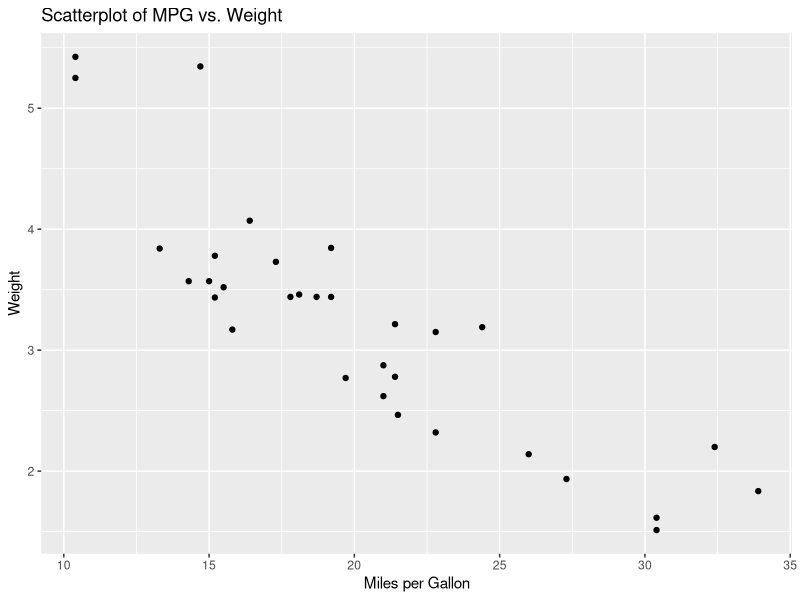

This chart was generated by the following R code:
## ---- chunk 1
#| fig-width: 3
#| fig-height: 3

# Load the ggplot2 package
library(ggplot2)

# Create a scatterplot using ggplot2
ggplot(mtcars, aes(x = mpg, y = wt)) +
  geom_point() + # Add points
  labs(x = "Miles per Gallon", y = "Weight") + # Label axes
  ggtitle("Scatterplot of MPG vs. Weight") # Add title

